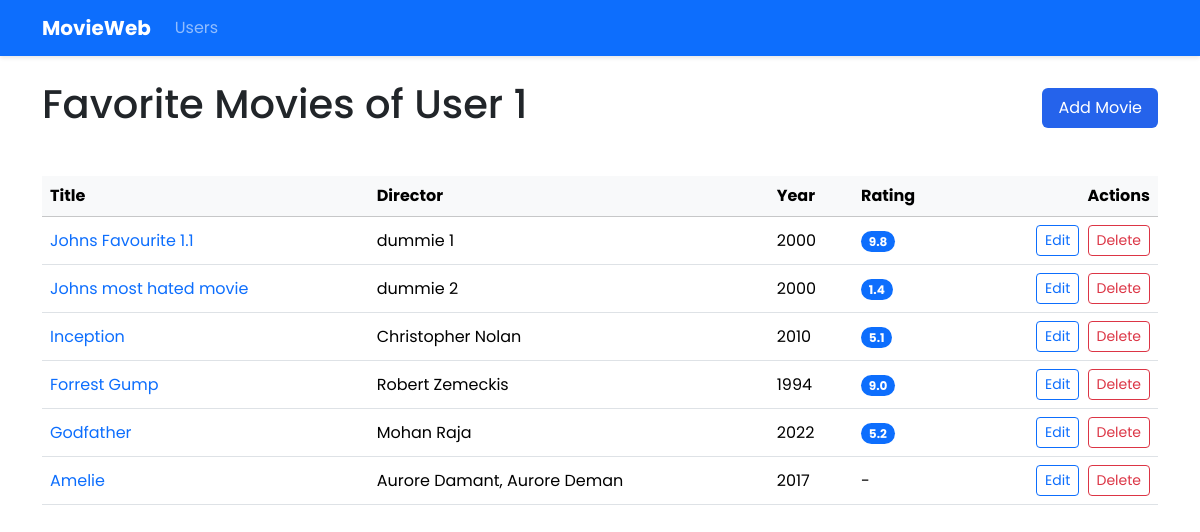
The page /user/1 on the database as committed earlier.
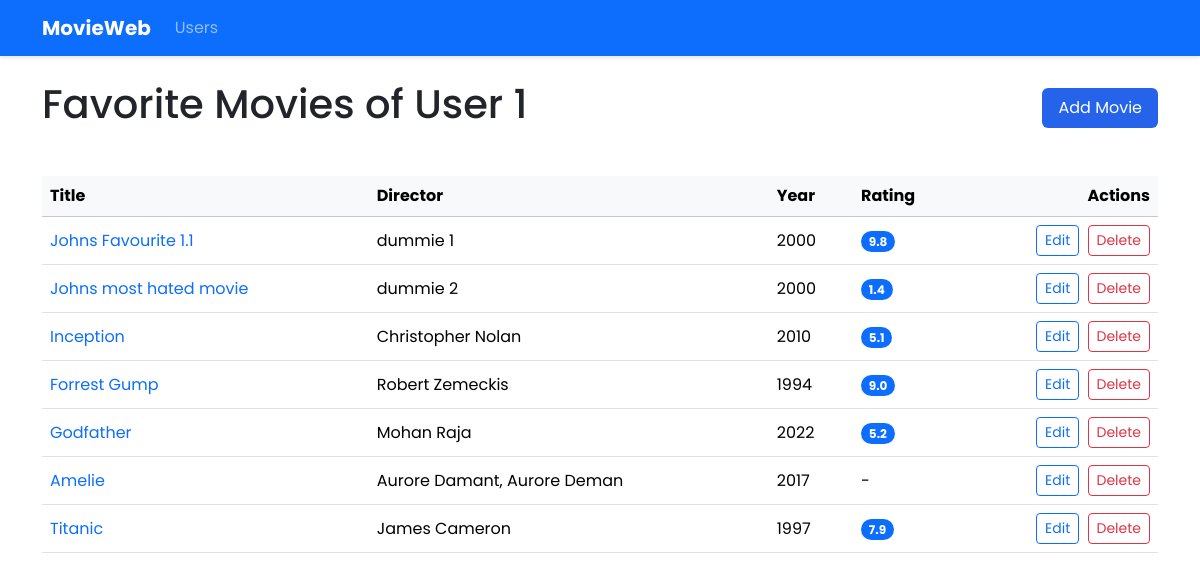
The same page on the database as committed later.
### models.py (models this page shows)
class Movie(Base):
    __tablename__ = "movies"
    id = Column(Integer, primary_key=True)
    user_id = Column(Integer, ForeignKey("users.id"))
    title = Column(String, nullable=False)
    director = Column(String)
    writer = Column(String)
    actors = Column(String)
    year = Column(Integer)
    rating = Column(Float, CheckConstraint('rating >= 0 AND rating <= 10'))
    genre = Column(String)
    runtime = Column(String)
    plot = Column(Text)
    comment = Column(Text)
    user = relationship("User", back_populates="movies")

### app.py (the view)
@app.route("/user/<int:user_id>")
def user_movies(user_id):
    user = data_manager.get_user_by_id(user_id)
    movies = data_manager.get_user_movies(user_id)
    return render_template("movie_list.html", user_id=user_id, movies=movies)

### data_manager/sqlite_data_manager.py (called while the page is built)
    def get_user_movies(self, user_id):
        session = self.Session()
        try:
            user = session.query(User).filter_by(id=user_id).first()
            if user:
                return user.movies
            return []
        finally:
            session.close()

    def get_user_by_id(self, user_id):
        session = self.Session()
        try:
            return session.query(User).filter_by(id=user_id).first()
        finally:
            session.close()

### templates/movie_list.html (shortened to what this page needs)
{% extends "base.html" %}
{% block content %}
<div class="d-flex justify-content-between align-items-center mb-4">
    <h1>Favorite Movies of User {{ user_id }}</h1>
    <a href="{{ url_for('add_movie', user_id=user_id) }}" class="btn btn-primary">
         Add Movie
    </a>
</div>
<div class="table-responsive">
    <table class="table table-hover align-middle">
        <thead class="table-light">
            <tr>
                <th>Title</th>
                <th>Director</th>
                <th>Year</th>
                <th>Rating</th>
                <th class="text-end">Actions</th>
            </tr>
        </thead>
        <tbody>
            {% for movie in movies %}
            <tr>
                <td>
                 <a href="{{ url_for('movie_details', movie_id=movie.id) }}"
                 class="text-decoration-none">
                 {{ movie.title }}
                 </a>
                </td>
                <td>{{ movie.director or '-' }}</td>
                <td>{{ movie.year or '-' }}</td>
                <td>
                    {% if movie.rating %}
                    <span class="badge bg-primary rounded-pill">{{ "%.1f"|format(movie.rating) }}</span>
                    {% else %}
                    -
                    {% endif %}
                </td>
                <td class="text-end">
                    <a href="{{ url_for('update_movie', user_id=user_id, movie_id=movie.id) }}"
                       class="btn btn-sm btn-outline-primary me-1">
                        Edit
                    </a>
                    <form action="{{ url_for('delete_movie', user_id=user_id, movie_id=movie.id) }}" method="POST" class="d-inline">
                        <button type="submit" class="btn btn-sm btn-outline-danger">Delete</button>
                    </form>
                </td>
            </tr>
            {% endfor %}
        </tbody>
    </table>
</div>
{% endblock %}

### templates/base.html (shortened to what this page needs)
<!DOCTYPE html>
<html lang="en">
<head>
    <link href="https://cdn.jsdelivr.net/npm/bootstrap@5.3.2/dist/css/bootstrap.min.css" rel="stylesheet">
    <link rel="stylesheet" href="{{ url_for('static', filename='styles.css') }}">
</head>
<body>
    <nav class="navbar navbar-expand-lg navbar-dark bg-primary mb-4">
        <div class="container">
            <a class="navbar-brand fw-bold" href="/">MovieWeb</a>
            <div class="collapse navbar-collapse" id="navbarNav">
                <ul class="navbar-nav">
                    <li class="nav-item">
                        <a class="nav-link" href="{{ url_for('list_users') }}">Users</a>
                    </li>
                </ul>
            </div>
        </div>
    </nav>
    <main class="container my-4">
        {% block content %}{% endblock %}
    </main>
</body>
</html>

### static/styles.css (style rules this page uses)
body { font-family: 'Poppins', sans-serif; }
:root { --primary: #2563eb; --secondary: #6c757d; --dark: #212529; --light: #f8f9fa; }
.navbar { box-shadow: 0 2px 4px rgba(0,0,0,0.1); }
.table { margin-top: 1rem; }
.btn-primary { background-color: var(--primary); border: none; padding: 8px 16px; transition: all 0.3s ease; }

Rows that differ between the two databases and show on the page:
added Movie: title "Titanic", director "James Cameron", year "1997", rating "7.9"
